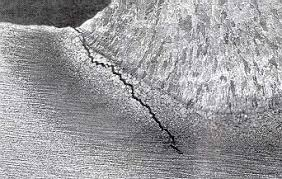
#> input picture crack1.jpg, 282 x 179 px
$ jupyter execute otsu.ipynb
#> lines starting #> are read from the running program, lines starting #| are printed output that depends on the picture; after the words box and inside, x2 and y2 are one past the last pixel; in counts of white or black regions, pixels touching at a corner belong together
[cell 1]
import sys
import cv2


#filenames = ['namecard1.jpg', 'namecard2.jpg', 'namecard3.jpg']
filenames = ['crack1.jpg', '2_11_11.png', '1-00017.jpg']

for filename in filenames:
    src = cv2.imread(filename, cv2.IMREAD_COLOR)
#> src is the input picture: shape (179, 282, 3); mean B, G, R 157.9, 154.4, 155

    if src is None:
        print('Image load failed!')
        sys.exit()

    src = cv2.resize(src, (0, 0), fx=0.5, fy=0.5)
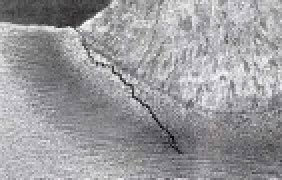
#> src: shape (90, 141, 3) (shown 2 times larger); mean B, G, R 158.1, 154.6, 155.2
    src_gray = cv2.cvtColor(src, cv2.COLOR_BGR2GRAY)

    th, dst = cv2.threshold(src_gray, 0, 255, cv2.THRESH_BINARY | cv2.THRESH_OTSU)
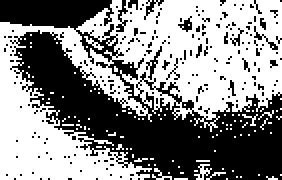
#> dst: shape (90, 141) (shown 2 times larger); 53.8% white; 198 black regions (192 under 20 px), largest, box (x1, y1, x2, y2) and area: (0, 0, 141, 90) 5234, (58, 0, 64, 16) 39, (73, 23, 81, 40) 37, (72, 0, 82, 10) 29, (127, 13, 139, 25) 28, (89, 8, 96, 16) 26
#> th = 152
    print('threshold:', th)
#| threshold: 152.0

    cv2.imshow('src', src)
    cv2.imshow('src_gray', src_gray)
    cv2.imshow('dst', dst)
    cv2.waitKey()
#> pass 2 of the loop `for filename in filenames:`:
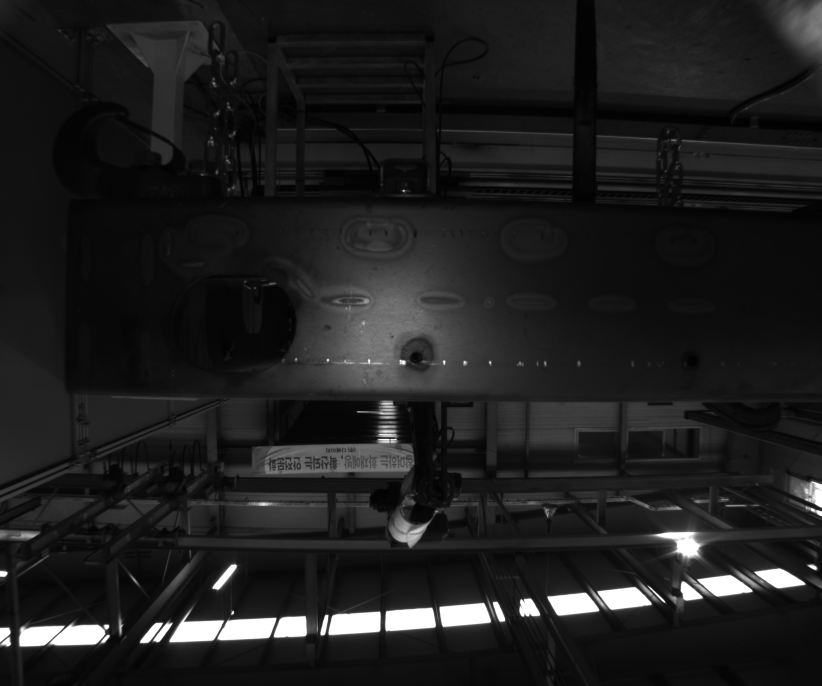
#> input picture 2_11_11.png, 2464 x 2056 px (shown at 1/3 size)
#> src is the input picture: shape (2056, 2464, 3); min 1, max 255, mean 30.7
#> src: shape (1028, 1232, 3)
#> src_gray: shape (1028, 1232)
#> `th, dst = cv2.threshold(src_gray, 0, 255, cv2.THRESH_BINARY | cv2.THRE..`:
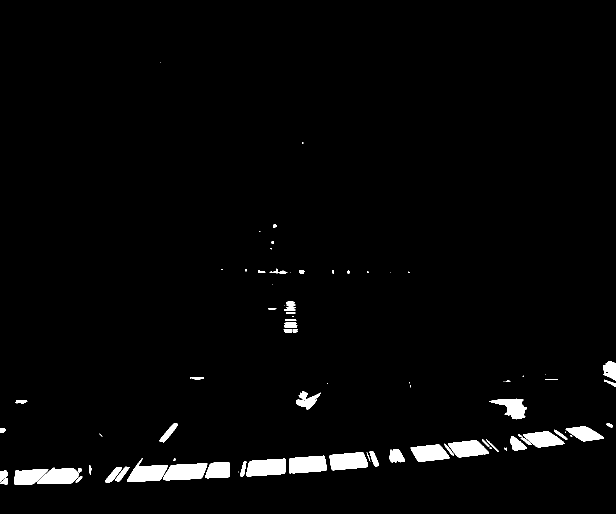
#> dst: shape (1028, 1232) (shown at 1/2 size); 2.5% white; 86 white regions (27 under 20 px), largest, box (x1, y1, x2, y2) and area: (326, 927, 415, 961) 2336, (493, 917, 571, 953) 2334, (578, 911, 654, 947) 2274
#> th = 131
#| threshold: 131.0
#> pass 3 of the loop `for filename in filenames:`:
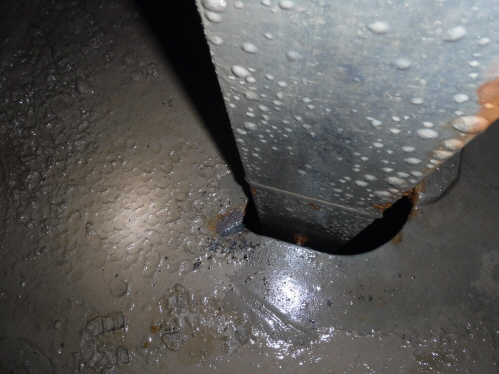
#> input picture 1-00017.JPG, 499 x 374 px, found by its file name
#> src is the input picture: shape (374, 499, 3); mean B, G, R 88, 89.9, 91.1
#> `src = cv2.resize(src, (0, 0), fx=0.5, fy=0.5)`:
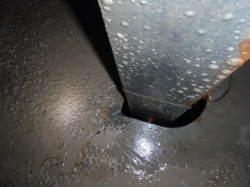
#> src: shape (187, 250, 3); mean B, G, R 88.1, 90, 91.2
#> src_gray: shape (187, 250)
#> `th, dst = cv2.threshold(src_gray, 0, 255, cv2.THRESH_BINARY | cv2.THRE..`:
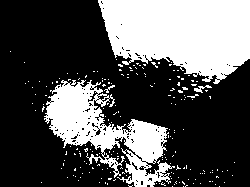
#> dst: shape (187, 250); 33.6% white; 199 white regions (195 under 20 px), largest, box (x1, y1, x2, y2) and area: (98, 0, 250, 84) 9496, (44, 80, 175, 187) 5643, (194, 85, 212, 93) 55, (104, 85, 115, 93) 27
#> th = 103
#| threshold: 103.0

cv2.destroyAllWindows()
